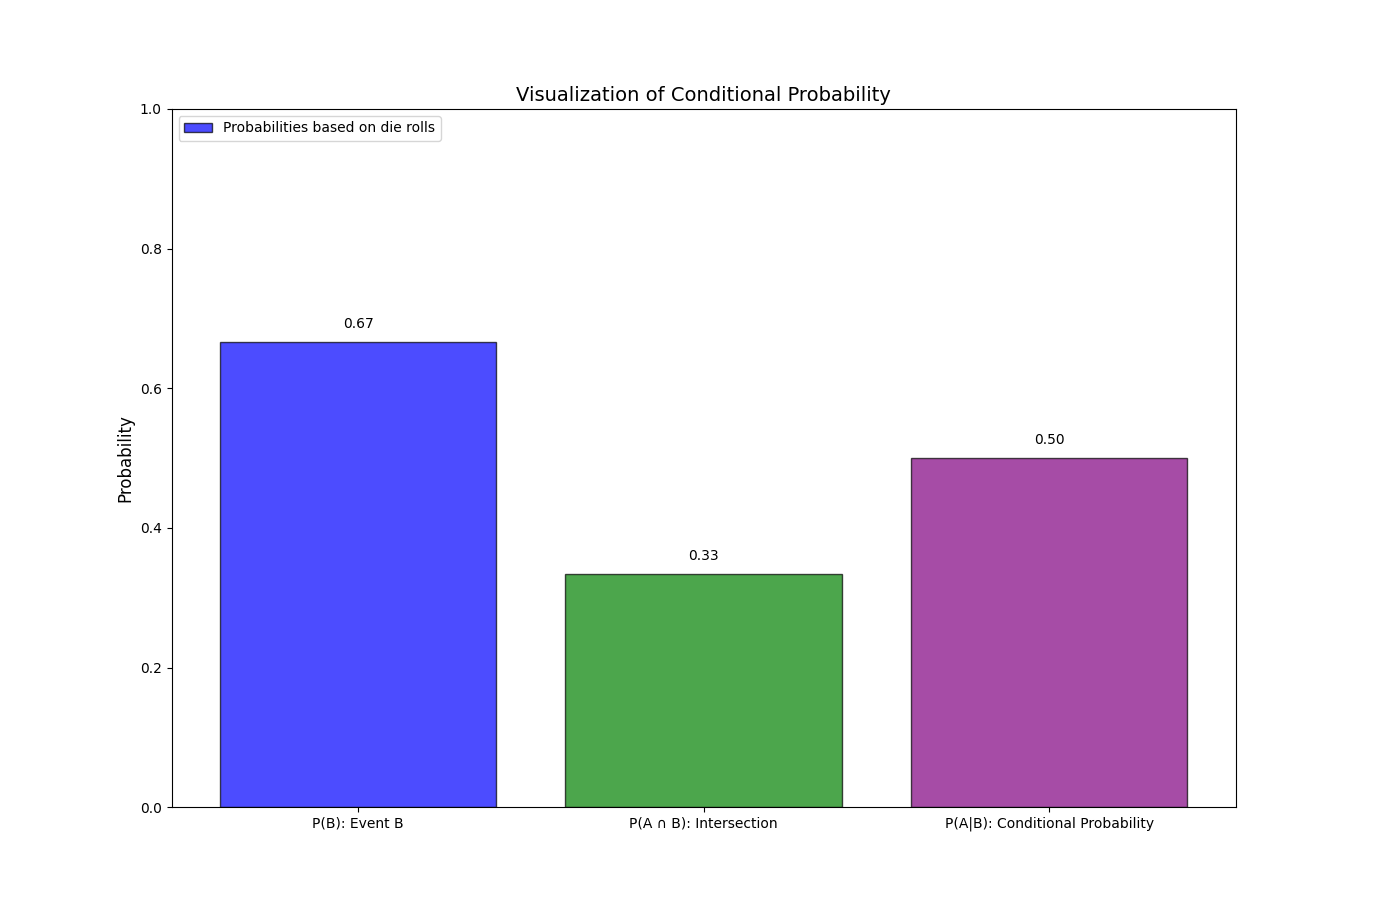

This figure's Python source:
import matplotlib.pyplot as plt

# Define the sample space of a six-sided die
sample_space = [1, 2, 3, 4, 5, 6]

# Define events
A = {2, 4, 6}  # Even numbers
B = {3, 4, 5, 6}  # Numbers greater than 2
A_and_B = A & B  # Intersection of A and B

# Probabilities
P_B = len(B) / len(sample_space)  # Probability of B
P_A_given_B = len(A_and_B) / len(B)  # Conditional probability P(A|B)
P_A_and_B = len(A_and_B) / len(sample_space)  # Probability of A ∩ B

# Data for plotting
labels = ['P(B): Event B', 'P(A ∩ B): Intersection', 'P(A|B): Conditional Probability']
values = [P_B, P_A_and_B, P_A_given_B]
colors = ['blue', 'green', 'purple']

# Create the bar plot
plt.bar(labels, values, color=colors, alpha=0.7, edgecolor='black')

# Add title and labels
plt.title('Visualization of Conditional Probability', fontsize=14)
plt.ylim(0, 1)
plt.ylabel('Probability', fontsize=12)

# Add legend
plt.legend(['Probabilities based on die rolls'], loc='upper left', fontsize=10)

# Annotate each bar with its value
for i, v in enumerate(values):
    plt.text(i, v + 0.02, f'{v:.2f}', ha='center', fontsize=10)

# Display the plot
plt.show()
